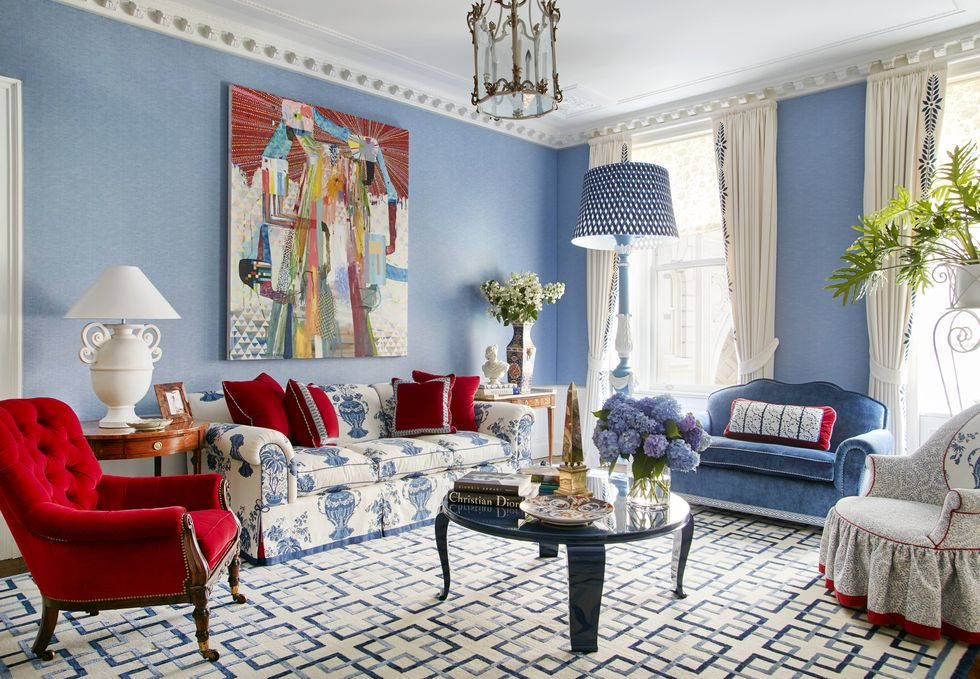
#> input picture open_cv_examples/resources_01/image01.jpg, 980 x 679 px, given in place of the camera
$ jupyter execute 'Virtual Pen.ipynb'   (text cells are left out)
#> lines starting #> are read from the running program, lines starting #| are printed output that depends on the picture; after the words box and inside, x2 and y2 are one past the last pixel; in counts of white or black regions, pixels touching at a corner belong together
#> further down, img is the input picture: shape (679, 980, 3); mean B, G, R 153.8, 152.6, 157.5
[cell 1]
import cv2
import numpy as np

[cell 2]
# yellow #purple #gren
myColors = [['Yellow',18,40,90,30,255,255],          # HSV min and max values for Color Detection
           ['Purple',110,46,50,140,255,255],
           ['Green',57,76,0,100,255,255]]
colorValue = [[0,255,255],                   #BGR Code  ['Blue',90,48,0,118,255,255]
              [255,0,127],
             [102,255,102]]
my_points = []   #[x, y, ColorID]

[cell 3]
def drawCanvas(points):
    for point in points:
        cv2.circle(imgResult, (point[0], point[1]), 10, colorValue[point[2]], cv2.FILLED)

[cell 4]
def contours(img):
    x, w, y, h = 0, 0, 0, 0
    contours, heirarchy = cv2.findContours(img, cv2.RETR_EXTERNAL, cv2.CHAIN_APPROX_NONE)
    for cnt in contours:
        area = cv2.contourArea(cnt)
        if area>500:
            #cv2.drawContours(imgResult, cnt, -1, (0,255,0), 3)
            x, y, w, h = cv2.boundingRect(cnt)
    return x+w//2, y

[cell 5]
def findColor(img):
    count = 0
    new_points = []
    imgHSV = cv2.cvtColor(img, cv2.COLOR_BGR2HSV)
#> imgHSV: shape (679, 980, 3); mean H, S, V 69.6, 54.3, 169.7
    for color in myColors:
        lower = np.array(color[1:4])
        upper = np.array(color[4:])
        mask = cv2.inRange(imgHSV, lower, upper)
        x,y = contours(mask)
        cv2.circle(imgResult, (x, y), 10, colorValue[count], cv2.FILLED)
        if x!=0 and y!=0:
            new_points.append([x,y,count])
        count += 1   # To decide the Color
#> this loop made 3 passes
#> (x, y) on passes 1 to 3: (898, 215), (622, 159), (0, 0)
#> pass 1, in findColor, `mask = cv2.inRange(imgHSV, lower, upper)`:
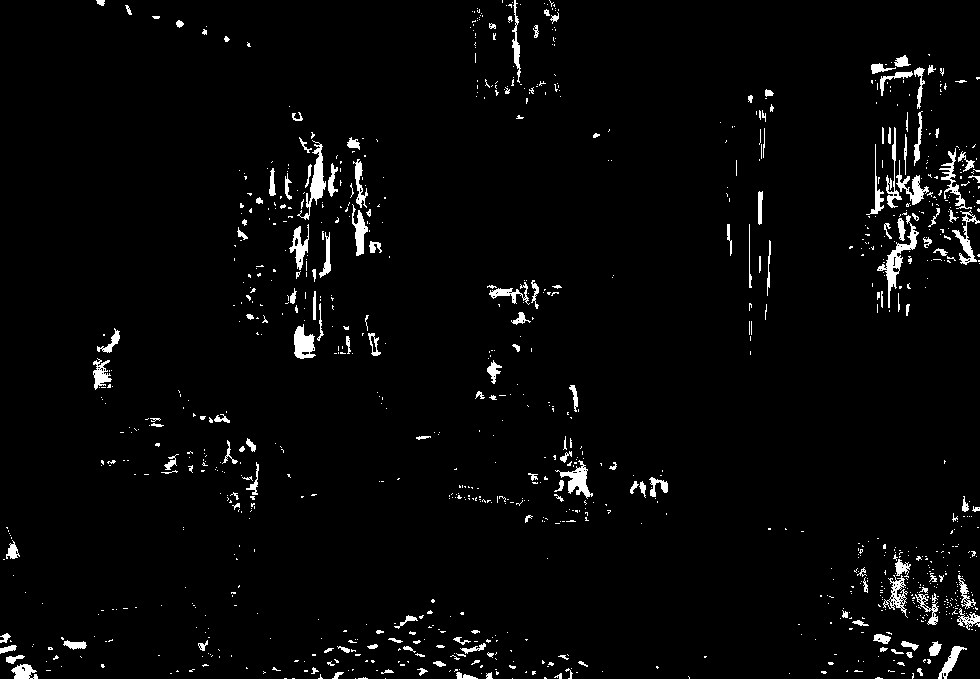
#> mask: shape (679, 980); 2.9% white; 1035 white regions (860 under 20 px), largest, box (x1, y1, x2, y2) and area: (877, 215, 919, 308) 725, (297, 140, 326, 220) 622, (555, 460, 593, 499) 510
#> pass 2, in findColor, `mask = cv2.inRange(imgHSV, lower, upper)`:
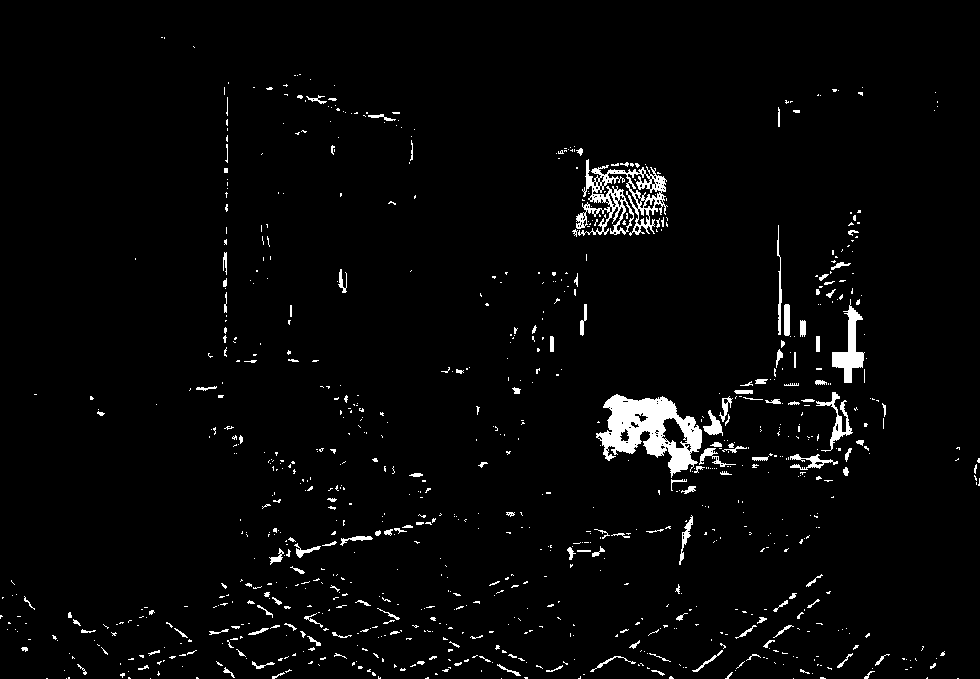
#> mask: shape (679, 980); 2.9% white; 908 white regions (761 under 20 px), largest, box (x1, y1, x2, y2) and area: (596, 394, 702, 478) 4305, (576, 159, 668, 236) 2593, (832, 299, 865, 383) 1023
#> pass 3, in findColor, `mask = cv2.inRange(imgHSV, lower, upper)`:
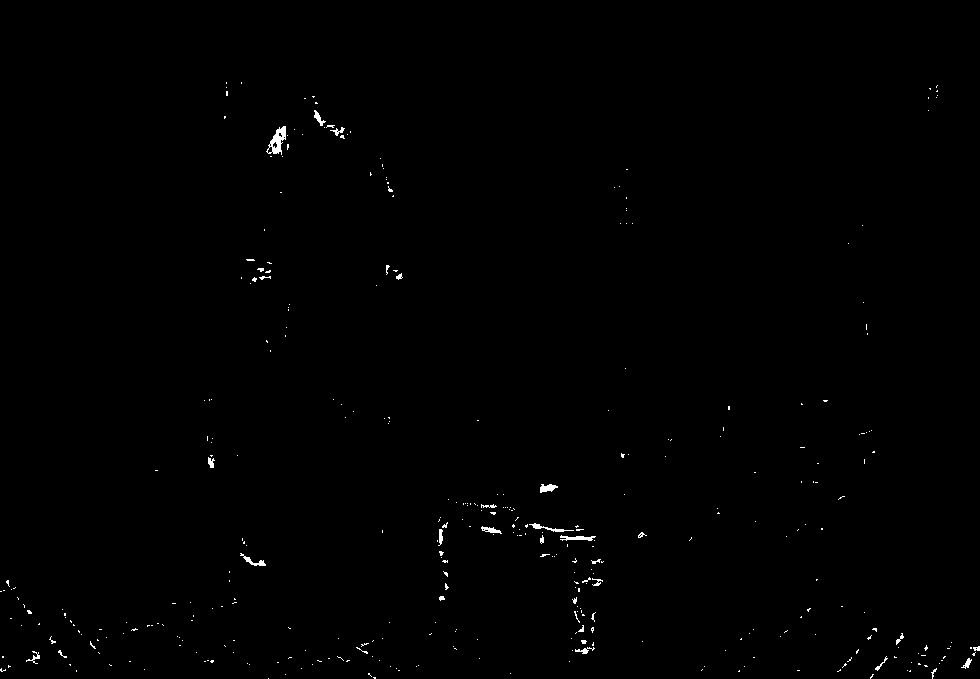
#> mask: shape (679, 980); 0.42% white in thin lines or dots, all inside (x1, y1, x2, y2) = (0, 82, 980, 679)
#> after the loop:
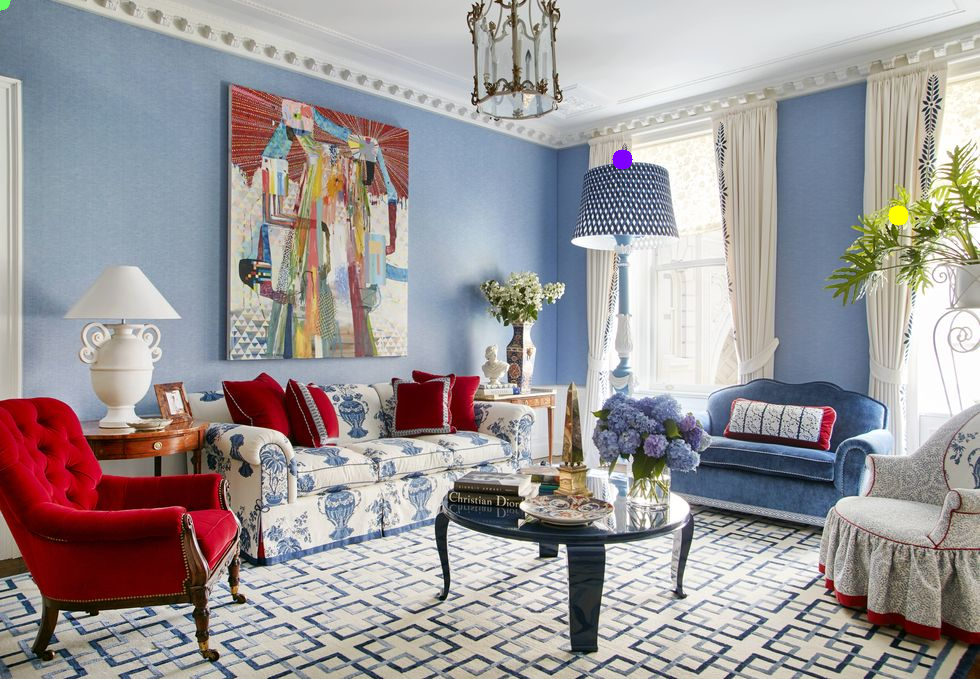
#> imgResult: shape (679, 980, 3); 0.11% of pixels changed, all inside (x1, y1, x2, y2) = (0, 0, 909, 226)
#> after the loop, count = 3; new_points = [[898, 215, 0], [622, 159, 1]]
        #cv2.imshow(color[0], mask)
    return new_points

[cell 6]
# using a webcam
cam = cv2.VideoCapture(0)
out = cv2.VideoWriter('outpy.avi',cv2.VideoWriter_fourcc('M','J','P','G'), 30, (640,480))
cam.set(3,640)
cam.set(4,480)
cam.set(10,130)
#cam.set(10, 130)  # brightness
while True:
    success, img = cam.read()
    if success == True:
        imgResult = img.copy()
        new_points = findColor(img)
#> new_points = [[898, 215, 0], [622, 159, 1]]
        if len(new_points) != 0:
            for i in new_points:
                my_points.append(i)
#> this loop made 2 passes
#> after the loop, my_points = [[898, 215, 0], [622, 159, 1]]
        if len(my_points)!=0:
            drawCanvas(my_points)
#> the loop in drawCanvas, `for point in points:` made 2 passes
        imgResult = cv2.flip(imgResult,1)
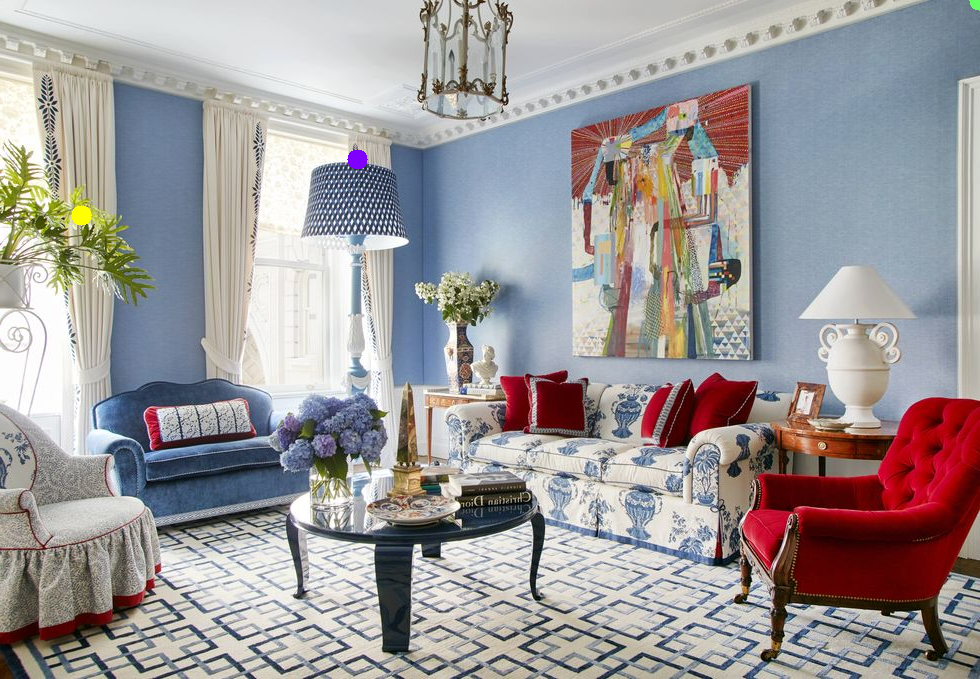
#> imgResult: shape (679, 980, 3); mean B, G, R 153.8, 152.6, 157.5
        cv2.imshow("Result", imgResult)
        out.write(imgResult)
        if cv2.waitKey(1) & 0xFF == ord('a'):
#> (key Esc is pressed here)
            my_points = []
            break
cam.release()
out.release()
cv2.destroyAllWindows()
